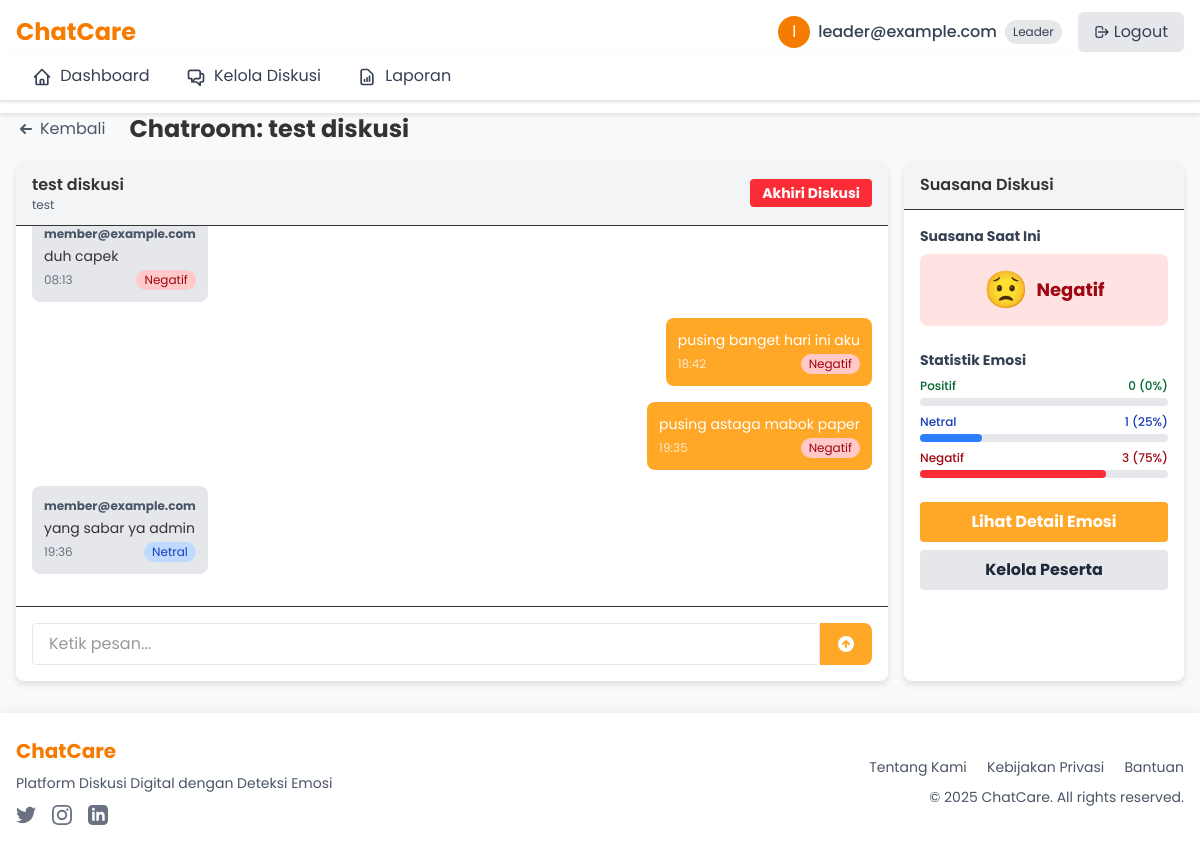
The app's page /chatroom?session_id=9 (signed in) with its own data.
### tables this page shows
CREATE TABLE `message_log` (
  `message_id` int NOT NULL,
  `chat_id` int DEFAULT NULL,
  `sender_id` varchar(36) DEFAULT NULL,
  `text` text,
  `timestamp` datetime DEFAULT CURRENT_TIMESTAMP,
  `emotion_label` varchar(20) DEFAULT NULL,
  `source_label` varchar(50) DEFAULT 'heuristik'
);

CREATE TABLE `user` (
  `user_id` varchar(36) NOT NULL,
  `username` varchar(50) NOT NULL,
  `email` varchar(255) DEFAULT NULL,
  `password` varchar(255) NOT NULL,
  `role` enum('member','leader','admin') NOT NULL
);

CREATE TABLE `team_mood` (
  `mood_id` int NOT NULL,
  `session_id` int DEFAULT NULL,
  `team_mood` varchar(30) DEFAULT NULL,
  `emotion_summary` json DEFAULT NULL
);

### app/views/chatroom/index.php (the view, shortened to what the rows shown need)
<div class="container mx-auto px-4 py-4">
    <div class="flex items-center mb-4">
        <h1 class="text-2xl font-bold ml-4"><?= $title ?></h1>
    </div>
    <div class="grid-layout gap-4">
        <div class="col-span-12 lg:col-span-9">
            <div class="bg-white rounded-lg shadow-md overflow-hidden chat-container flex flex-col">
                <div class="bg-gray-100 px-4 py-3 border-b flex justify-between items-center">
                    <div>
                        <h2 class="font-semibold"><?= $session_title ?></h2>
                    </div>
                </div>
                <div id="chat-messages" class="flex-1 overflow-y-auto p-4 space-y-4">
                    <?php if (empty($messages) && empty($self_messages)): ?>
                    <div class="text-center text-gray-500 py-4">
                        Belum ada pesan. Mulai diskusi sekarang!
                    </div>
                    <?php else: ?>
                    <?php
                    $uniqueMessages = [];
                    foreach ($messages as $msg) {
                        if (isset($msg['message_id']) && !empty($msg['message_id'])) {
                            $uniqueMessages[$msg['message_id']] = $msg;
                        }
                    }
                    foreach ($self_messages as $msg) {
                        if (isset($msg['message_id']) && !empty($msg['message_id'])) {
                            $uniqueMessages[$msg['message_id']] = $msg;
                        }
                    }
                    $allMessages = array_values($uniqueMessages);
                    usort($allMessages, function($a, $b) {
                        return strtotime($a['timestamp']) - strtotime($b['timestamp']);
                    });
                    foreach ($allMessages as $msg):
                        $isSystem = $msg['sender_id'] == '0';
                        $isSelf = $msg['sender_id'] == $current_user_id;
                    ?>
                    <?php if ($isSystem): ?>
                    <div class="message mb-4" data-message-id="<?= $msg['message_id'] ?>" data-type="system">
                        <div class="bg-blue-100 p-3 rounded-lg inline-block max-w-[80%] mx-auto text-center">
                            <div class="text-xs text-blue-600 font-bold mb-1">SISTEM</div>
                            <div class="text-sm"><?= $msg['text'] ?></div>
                            <div class="text-xs text-gray-500 mt-1"><?= date('H:i', strtotime($msg['timestamp'])) ?></div>
                        </div>
                    </div>
                    <?php elseif ($isSelf): ?>
                    <div class="message mb-4" data-message-id="<?= $msg['message_id'] ?>" data-type="self">
                        <div class="flex justify-end mb-2">
                            <div class="bg-[#ffa726] text-white p-3 rounded-lg max-w-[80%]">
                                <div class="text-sm"><?= $msg['text'] ?></div>
                                <div class="flex justify-between items-center mt-1">
                                    <span class="text-xs text-white opacity-75"><?= date('H:i', strtotime($msg['timestamp'])) ?></span>
                                    <?php if ($_SESSION['role'] == 'admin' || $_SESSION['role'] == 'leader'): ?>
                                    <span class="text-xs px-2 py-0.5 rounded-full
                                        <?= $msg['emotion_label'] == 'positif' ? 'bg-green-200 text-green-800' :
                                            ($msg['emotion_label'] == 'negatif' ? 'bg-red-200 text-red-800' :
                                            'bg-blue-200 text-blue-800') ?>">
                                        <?= ucfirst($msg['emotion_label']) ?>
                                    </span>
                                    <?php endif; ?>
                                </div>
                            </div>
                        </div>
                    </div>
                    <?php else: ?>
                    <div class="message mb-4" data-message-id="<?= $msg['message_id'] ?>" data-type="other">
                        <div class="flex mb-2">
                            <div class="bg-gray-200 p-3 rounded-lg max-w-[80%]">
                                <div class="text-xs text-gray-600 font-bold mb-1"><?= $msg['username'] ?></div>
                                <div class="text-sm"><?= $msg['text'] ?></div>
                                <div class="flex justify-between items-center mt-1">
                                    <span class="text-xs text-gray-500"><?= date('H:i', strtotime($msg['timestamp'])) ?></span>
                                    <?php if ($_SESSION['role'] == 'admin' || $_SESSION['role'] == 'leader'): ?>
                                    <span class="text-xs px-2 py-0.5 rounded-full
                                        <?= $msg['emotion_label'] == 'positif' ? 'bg-green-200 text-green-800' :
                                            ($msg['emotion_label'] == 'negatif' ? 'bg-red-200 text-red-800' :
                                            'bg-blue-200 text-blue-800') ?>">
                                        <?= ucfirst($msg['emotion_label']) ?>
                                    </span>
                                    <?php endif; ?>
                                </div>
                            </div>
                        </div>
                    </div>
                    <?php endif; ?>
                    <?php endforeach; ?>
                    <?php endif; ?>
                </div>
            </div>
        </div>
        <div class="col-span-12 lg:col-span-3">
            <div class="bg-white rounded-lg shadow-md overflow-hidden h-full">
                <div class="bg-gray-100 px-4 py-3 border-b">
                    <h2 class="font-semibold">Suasana Diskusi</h2>
                </div>
                <div class="p-4">
                    <div class="mb-6">
                        <?php
                        $moodEmoji = '😐';
                        $moodColor = 'bg-blue-100 text-blue-800';
                        if (isset($mood_data) && isset($mood_data['team_mood'])) {
                            if ($mood_data['team_mood'] == 'positif') {
                                $moodEmoji = '😊';
                                $moodColor = 'bg-green-100 text-green-800';
                            } elseif ($mood_data['team_mood'] == 'negatif') {
                                $moodEmoji = '😟';
                                $moodColor = 'bg-red-100 text-red-800';
                            }
                        }
                        ?>
                        <div class="flex items-center justify-center p-4 <?= $moodColor ?> rounded-lg">
                            <span class="text-4xl mr-2"><?= $moodEmoji ?></span>
                            <span class="text-lg font-bold"><?= isset($mood_data) && isset($mood_data['team_mood']) ? ucfirst($mood_data['team_mood']) : 'Netral' ?></span>
                        </div>
                    </div>
                    <div class="mb-6">
                        <?php
                        $positifCount = 0;
                        $netralCount = 0;
                        $negatifCount = 0;
                        if (isset($mood_data) && isset($mood_data['emotion_summary'])) {
                            $emotionSummary = json_decode($mood_data['emotion_summary'], true);
                            $positifCount = $emotionSummary['positif'] ?? 0;
                            $netralCount = $emotionSummary['netral'] ?? 0;
                            $negatifCount = $emotionSummary['negatif'] ?? 0;
                        }
                        $total = $positifCount + $netralCount + $negatifCount;
                        $positifPercent = $total > 0 ? round(($positifCount / $total) * 100) : 0;
                        $netralPercent = $total > 0 ? round(($netralCount / $total) * 100) : 0;
                        $negatifPercent = $total > 0 ? round(($negatifCount / $total) * 100) : 0;
                        ?>
                        <div class="mb-2">
                            <div class="flex justify-between items-center mb-1">
                                <span class="text-xs font-medium text-green-800">Positif</span>
                                <span class="text-xs font-medium text-green-800"><?= $positifCount ?> (<?= $positifPercent ?>%)</span>
                            </div>
                        </div>
                        <div class="mb-2">
                            <div class="flex justify-between items-center mb-1">
                                <span class="text-xs font-medium text-blue-800">Netral</span>
                                <span class="text-xs font-medium text-blue-800"><?= $netralCount ?> (<?= $netralPercent ?>%)</span>
                            </div>
                        </div>
                        <div>
                            <div class="flex justify-between items-center mb-1">
                                <span class="text-xs font-medium text-red-800">Negatif</span>
                                <span class="text-xs font-medium text-red-800"><?= $negatifCount ?> (<?= $negatifPercent ?>%)</span>
                            </div>
                        </div>
                    </div>
                </div>
            </div>
        </div>
    </div>
</div>
<?php
require_once BASE_PATH . '/app/views/layouts/main.php';
?>

### records on screen
message_log: sender.username "member@example.com", text "duh capek", timestamp "08:13", emotion_label "Negatif"
message_log: text "pusing banget hari ini aku", timestamp "18:42", emotion_label "Negatif"
message_log: text "pusing astaga mabok paper", timestamp "19:35", emotion_label "Negatif"
message_log: sender.username "member@example.com", text "yang sabar ya admin", timestamp "19:36", emotion_label "Netral"
team_mood: team_mood "😟", team_mood "Negatif", emotion_summary "0", emotion_summary "1", emotion_summary "25", emotion_summary "3", emotion_summary "75"

### other values on screen
substr($_SESSION['username'], 0, 1) "l"
$_SESSION['username'] "leader@example.com"
$_SESSION['role'] "Leader"
$title "Chatroom: test diskusi"
$session_title "test diskusi"
$session_description "test"
